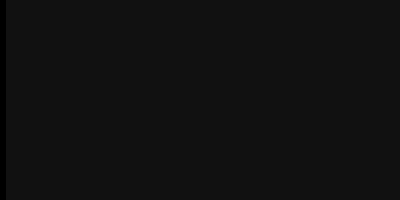
Frame 1 (no input)
Frame 60 (the mouse pressed at the canvas centre just before this capture): identical to frame 1, image omitted
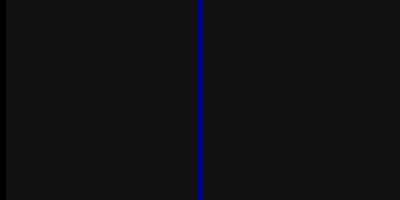
Frame 120 (the mouse held since frame 60 and released just before this capture)

The Processing sketch that drew these frames (run headless with seeded random() and noise(); from frame 60 on, the mouse is pressed at the canvas centre):

// Processing sketch: processing_38661
// ── processing_38661.pde

/**
 * Brightness 
 * by Rusty Robison. 
 * 
 * Brightness is the relative lightness or darkness of a color.
 * Move the cursor vertically over each bar to alter its brightness. 
 * 
 * Updated 28 February 2010.
 */
 
int barWidth = 6;
int lastBar = -2;

void setup() {
  size(400, 200);
  colorMode(HSB, 300, 100, height);
  noStroke();
  background(20);
}

void draw() {
  int whichBar = mouseX / barWidth;
  if (whichBar != lastBar) {
    int barX = whichBar * barWidth;
    fill(barX, 200, mouseY);
    rect(barX, 0, barWidth, height);
    lastBar = whichBar;
  }
}
